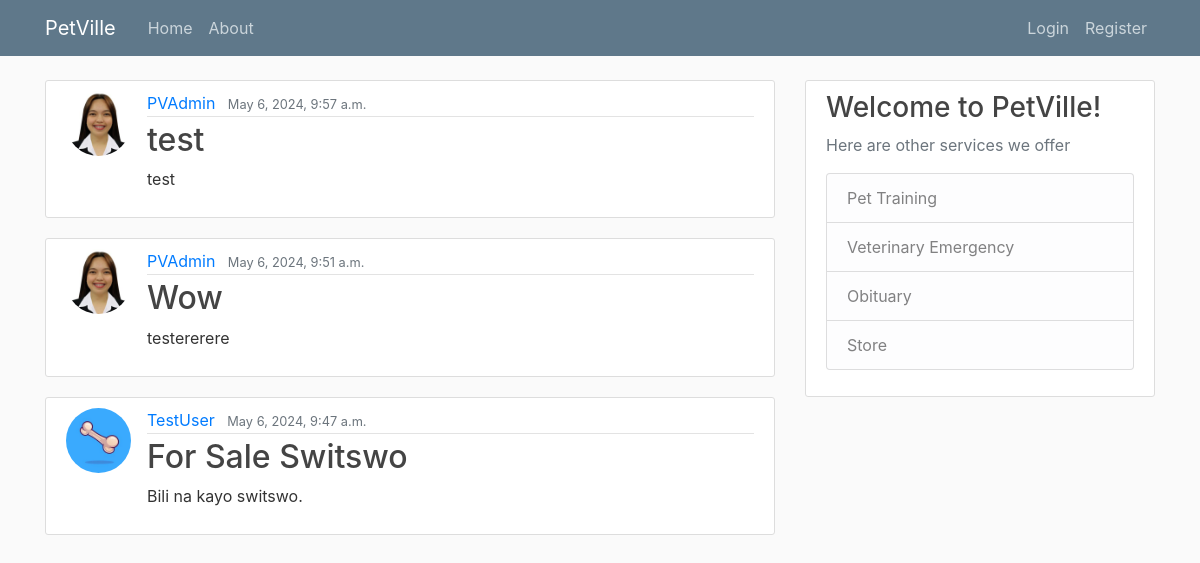
/, run on an earlier commit of the app's database.
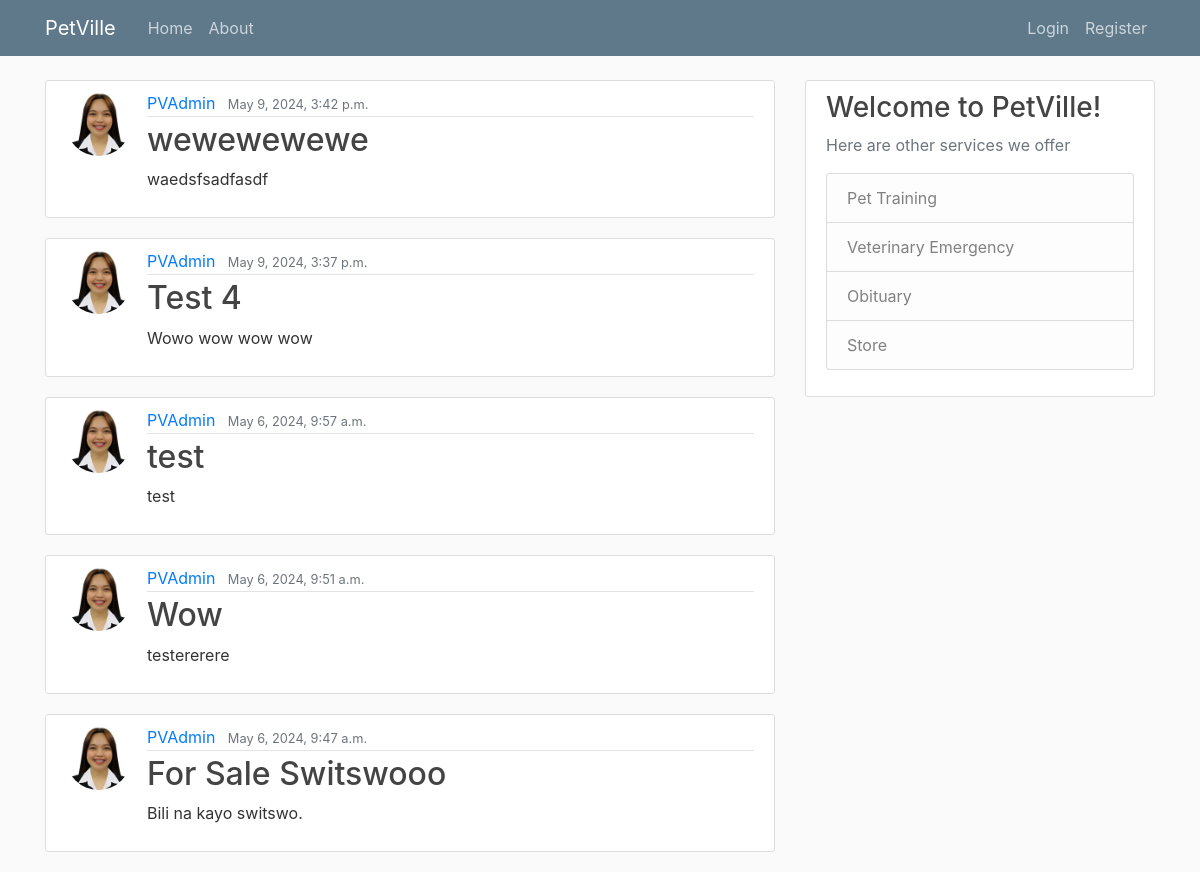
And on a later commit of the database.
### mainPage/models.py (models this page shows, shortened)
class Post(models.Model):
    title = models.CharField(max_length=100)
    content = models.TextField()
    date_posted = models.DateTimeField(default=timezone.now)
    author = models.ForeignKey(User, on_delete=models.CASCADE)

### users/models.py (models this page shows, shortened)
class Profile(models.Model):
    user = models.OneToOneField(User, on_delete=models.CASCADE)
    image = models.ImageField(default='default.jpg', upload_to='profile_pics')

### mainPage/views.py (the view)
# urls.py: path('', PostListView.as_view(), name='mainPage-home'),
class PostListView(ListView):
    model = Post
    template_name = 'main/home.html'
    context_object_name = 'posts'
    ordering = ['-date_posted']
    paginate_by = 5

### mainPage/templates/main/home.html
{% extends "main/base.html" %}
{% block content %}
{% for post in posts %}
        <article class="media content-section">
            <img class="rounded-circle article-img" src="{{ post.author.profile.image.url}}">
            <div class="media-body">
            <div class="article-metadata">
                <a class="mr-2" href="#">{{ post.author }}</a>
                <small class="text-muted">{{ post.date_posted }}</small>
            </div>
            <h2><a class="article-title" href="{% url 'post-detail' post.id %}">{{ post.title }}</a></h2>
            <p class="article-content">{{ post.content }}</p>
            </div>
        </article>
    {% endfor %}
{% endblock content %}

### mainPage/templates/main/base.html (shortened to what this page needs)
{% load static %}
<!DOCTYPE html>
<html>
    <head>
        <link rel="stylesheet" href="https://cdn.jsdelivr.net/npm/bootstrap@4.0.0/dist/css/bootstrap.min.css">
        <link rel="stylesheet" type="text/css" href="{% static 'mainPage/def.css' %}">
      </head>
    <body>
        <header class="site-header">
            <nav class="navbar navbar-expand-md navbar-dark bg-steel fixed-top">
              <div class="container">
                <a class="navbar-brand mr-4" href="{% url 'mainPage-home' %}">PetVille</a>
                <div class="collapse navbar-collapse" id="navbarToggle">
                  <div class="navbar-nav mr-auto">
                    <a class="nav-item nav-link" href="{% url 'mainPage-home' %}">Home</a>
                    <a class="nav-item nav-link" href="{% url 'mainPage-about' %}">About</a>
                  </div>
                  <div class="navbar-nav">
                    {% if user.is_authenticated %}
                      <a class="nav-item nav-link" href="{% url 'post-create' %}">New Post</a>
                      <a class="nav-item nav-link" href="{% url 'profile' %}">Profile</a>
                      <a class="nav-item nav-link" href="{% url 'logout' %}">Logout</a>
                    {% else %}
                      <a class="nav-item nav-link" href="{% url 'login' %}">Login</a>
                      <a class="nav-item nav-link" href="{% url 'register' %}">Register</a>
                    {% endif %}
                  </div>
                </div>
              </div>
            </nav>
          </header>
          <main role="main" class="container">
            <div class="row">
              <div class="col-md-8">
                {% block content %}{% endblock %}
              </div>
              <div class="col-md-4">
                <div class="content-section">
                  <h3>Welcome to PetVille!</h3>
                  <p class='text-muted'>Here are other services we offer
                    <ul class="list-group">
                      <li class="list-group-item list-group-item-light">Pet Training</li>
                      <li class="list-group-item list-group-item-light">Veterinary Emergency</li>
                      <li class="list-group-item list-group-item-light">Obituary</li>
                      <li class="list-group-item list-group-item-light">Store</li>
                    </ul>
                  </p>
                </div>
              </div>
            </div>
          </main>
    </body>
</html>

### mainPage/static/mainPage/def.css (style rules this page uses)
body { background: #fafafa; color: #333333; margin-top: 5rem; }
h1, h2, h3, h4, h5, h6 { color: #444444; }
ul { margin: 0; }
.bg-steel { background-color: #5f788a; }
.site-header .navbar-nav .nav-link { color: #cbd5db; }
.content-section { background: #ffffff; padding: 10px 20px; border: 1px solid #dddddd; border-radius: 3px; margin-bottom: 20px; }
.article-title { color: #444444; }
.article-content { white-space: pre-line; }
.article-img { height: 65px; width: 65px; margin-right: 16px; }
.article-metadata { padding-bottom: 1px; margin-bottom: 4px; border-bottom: 1px solid #e3e3e3 }

What changed in the data, as far as the page shows it:
added Post: author.profile.image (picture), author "PVAdmin", date_posted "May 9, 2024, 3:42 p.m.", title "wewewewewe", content "waedsfsadfasdf"
added Post: author.profile.image (picture), author "PVAdmin", date_posted "May 9, 2024, 3:37 p.m.", title "Test 4", content "Wowo wow wow wow"
changed Post "Bili na kayo switswo.": author.profile.image: picture added in place of a placeholder; author "TestUser" → "PVAdmin"; title "For Sale Switswo" → "For Sale Switswooo"
